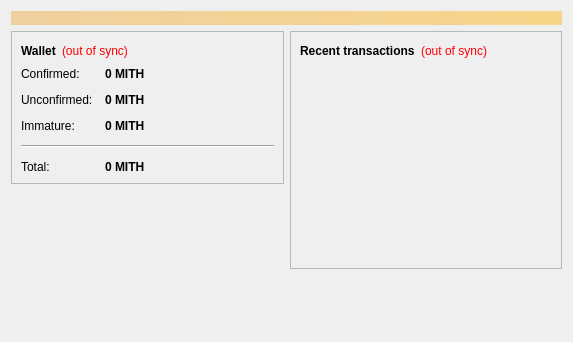
<?xml version="1.0" encoding="UTF-8"?>
<ui version="4.0">
 <class>OverviewPage</class>
 <widget class="QWidget" name="OverviewPage">
  <property name="geometry">
   <rect>
    <x>0</x>
    <y>0</y>
    <width>573</width>
    <height>342</height>
   </rect>
  </property>
  <property name="windowTitle">
   <string>Form</string>
  </property>
  <layout class="QVBoxLayout" name="topLayout">
   <item>
    <widget class="QLabel" name="labelAlerts">
     <property name="visible">
      <bool>false</bool>
     </property>
     <property name="styleSheet">
      <string notr="true">background-color: qlineargradient(x1: 0, y1: 0, x2: 1, y2: 0, stop:0 #F0D0A0, stop:1 #F8D488); color:#000000;</string>
     </property>
     <property name="wordWrap">
      <bool>true</bool>
     </property>
     <property name="margin">
      <number>3</number>
     </property>
    </widget>
   </item>
   <item>
    <layout class="QHBoxLayout" name="horizontalLayout" stretch="1,1">
     <item>
      <layout class="QVBoxLayout" name="verticalLayout_2">
       <item>
        <widget class="QFrame" name="frame">
         <property name="frameShape">
          <enum>QFrame::StyledPanel</enum>
         </property>
         <property name="frameShadow">
          <enum>QFrame::Raised</enum>
         </property>
         <layout class="QVBoxLayout" name="verticalLayout_4">
          <item>
           <layout class="QHBoxLayout" name="horizontalLayout_4">
            <item>
             <widget class="QLabel" name="label_5">
              <property name="font">
               <font>
                <weight>75</weight>
                <bold>true</bold>
               </font>
              </property>
              <property name="text">
               <string>Wallet</string>
              </property>
             </widget>
            </item>
            <item>
             <widget class="QLabel" name="labelWalletStatus">
              <property name="toolTip">
               <string>The displayed information may be out of date. Your wallet automatically synchronizes with the Mithril network after a connection is established, but this process has not completed yet.</string>
              </property>
              <property name="styleSheet">
               <string notr="true">QLabel { color: red; }</string>
              </property>
              <property name="text">
               <string notr="true">(out of sync)</string>
              </property>
              <property name="alignment">
               <set>Qt::AlignLeading|Qt::AlignLeft|Qt::AlignVCenter</set>
              </property>
             </widget>
            </item>
            <item>
             <spacer name="horizontalSpacer_2">
              <property name="orientation">
               <enum>Qt::Horizontal</enum>
              </property>
              <property name="sizeHint" stdset="0">
               <size>
                <width>40</width>
                <height>20</height>
               </size>
              </property>
             </spacer>
            </item>
           </layout>
          </item>
          <item>
           <layout class="QFormLayout" name="formLayout_2">
            <property name="fieldGrowthPolicy">
             <enum>QFormLayout::AllNonFixedFieldsGrow</enum>
            </property>
            <property name="horizontalSpacing">
             <number>12</number>
            </property>
            <property name="verticalSpacing">
             <number>12</number>
            </property>
            <item row="0" column="0">
             <widget class="QLabel" name="label">
              <property name="text">
               <string>Confirmed:</string>
              </property>
             </widget>
            </item>
            <item row="0" column="1">
             <widget class="QLabel" name="labelBalance">
              <property name="font">
               <font>
                <weight>75</weight>
                <bold>true</bold>
               </font>
              </property>
              <property name="cursor">
               <cursorShape>IBeamCursor</cursorShape>
              </property>
              <property name="toolTip">
               <string>Your current spendable balance</string>
              </property>
              <property name="text">
               <string notr="true">0 MITH</string>
              </property>
              <property name="textInteractionFlags">
               <set>Qt::LinksAccessibleByMouse|Qt::TextSelectableByKeyboard|Qt::TextSelectableByMouse</set>
              </property>
             </widget>
            </item>
            <item row="1" column="0">
             <widget class="QLabel" name="label_3">
              <property name="text">
               <string>Unconfirmed:</string>
              </property>
             </widget>
            </item>
            <item row="1" column="1">
             <widget class="QLabel" name="labelUnconfirmed">
              <property name="font">
               <font>
                <weight>75</weight>
                <bold>true</bold>
               </font>
              </property>
              <property name="cursor">
               <cursorShape>IBeamCursor</cursorShape>
              </property>
              <property name="toolTip">
               <string>Total of transactions that have yet to be confirmed, and do not yet count toward the spendable balance</string>
              </property>
              <property name="text">
               <string notr="true">0 MITH</string>
              </property>
              <property name="textInteractionFlags">
               <set>Qt::LinksAccessibleByMouse|Qt::TextSelectableByKeyboard|Qt::TextSelectableByMouse</set>
              </property>
             </widget>
            </item>
            <item row="2" column="0">
             <widget class="QLabel" name="labelImmatureText">
              <property name="text">
               <string>Immature:</string>
              </property>
             </widget>
            </item>
            <item row="2" column="1">
             <widget class="QLabel" name="labelImmature">
              <property name="font">
               <font>
                <weight>75</weight>
                <bold>true</bold>
               </font>
              </property>
              <property name="toolTip">
               <string>Mined balance that has not yet matured</string>
              </property>
              <property name="text">
               <string notr="true">0 MITH</string>
              </property>
              <property name="textInteractionFlags">
               <set>Qt::LinksAccessibleByMouse|Qt::TextSelectableByKeyboard|Qt::TextSelectableByMouse</set>
              </property>
             </widget>
            </item>
            <item row="4" column="0">
             <widget class="QLabel" name="labelTotalText">
              <property name="text">
               <string>Total:</string>
              </property>
             </widget>
            </item>
            <item row="4" column="1">
             <widget class="QLabel" name="labelTotal">
              <property name="font">
               <font>
                <weight>75</weight>
                <bold>true</bold>
               </font>
              </property>
              <property name="cursor">
               <cursorShape>IBeamCursor</cursorShape>
              </property>
              <property name="toolTip">
               <string>Your current total balance</string>
              </property>
              <property name="text">
               <string notr="true">0 MITH</string>
              </property>
              <property name="textInteractionFlags">
               <set>Qt::LinksAccessibleByMouse|Qt::TextSelectableByKeyboard|Qt::TextSelectableByMouse</set>
              </property>
             </widget>
            </item>
            <item row="3" column="0" colspan="2">
             <widget class="Line" name="line">
              <property name="orientation">
               <enum>Qt::Horizontal</enum>
              </property>
             </widget>
            </item>
           </layout>
          </item>
         </layout>
        </widget>
       </item>
       <item>
        <spacer name="verticalSpacer">
         <property name="orientation">
          <enum>Qt::Vertical</enum>
         </property>
         <property name="sizeHint" stdset="0">
          <size>
           <width>20</width>
           <height>40</height>
          </size>
         </property>
        </spacer>
       </item>
      </layout>
     </item>
     <item>
      <layout class="QVBoxLayout" name="verticalLayout_3">
       <item>
        <widget class="QFrame" name="frame_2">
         <property name="frameShape">
          <enum>QFrame::StyledPanel</enum>
         </property>
         <property name="frameShadow">
          <enum>QFrame::Raised</enum>
         </property>
         <layout class="QVBoxLayout" name="verticalLayout">
          <item>
           <layout class="QHBoxLayout" name="horizontalLayout_2">
            <item>
             <widget class="QLabel" name="label_4">
              <property name="text">
               <string>&lt;b&gt;Recent transactions&lt;/b&gt;</string>
              </property>
             </widget>
            </item>
            <item>
             <widget class="QLabel" name="labelTransactionsStatus">
              <property name="toolTip">
               <string>The displayed information may be out of date. Your wallet automatically synchronizes with the Mithril network after a connection is established, but this process has not completed yet.</string>
              </property>
              <property name="styleSheet">
               <string notr="true">QLabel { color: red; }</string>
              </property>
              <property name="text">
               <string notr="true">(out of sync)</string>
              </property>
              <property name="alignment">
               <set>Qt::AlignRight|Qt::AlignTrailing|Qt::AlignVCenter</set>
              </property>
             </widget>
            </item>
            <item>
             <spacer name="horizontalSpacer">
              <property name="orientation">
               <enum>Qt::Horizontal</enum>
              </property>
              <property name="sizeHint" stdset="0">
               <size>
                <width>40</width>
                <height>20</height>
               </size>
              </property>
             </spacer>
            </item>
           </layout>
          </item>
          <item>
           <widget class="QListView" name="listTransactions">
            <property name="styleSheet">
             <string notr="true">QListView { background: transparent; }</string>
            </property>
            <property name="frameShape">
             <enum>QFrame::NoFrame</enum>
            </property>
            <property name="verticalScrollBarPolicy">
             <enum>Qt::ScrollBarAlwaysOff</enum>
            </property>
            <property name="horizontalScrollBarPolicy">
             <enum>Qt::ScrollBarAlwaysOff</enum>
            </property>
            <property name="selectionMode">
             <enum>QAbstractItemView::NoSelection</enum>
            </property>
           </widget>
          </item>
         </layout>
        </widget>
       </item>
       <item>
        <spacer name="verticalSpacer_2">
         <property name="orientation">
          <enum>Qt::Vertical</enum>
         </property>
         <property name="sizeHint" stdset="0">
          <size>
           <width>20</width>
           <height>40</height>
          </size>
         </property>
        </spacer>
       </item>
      </layout>
     </item>
    </layout>
   </item>
  </layout>
 </widget>
 <resources/>
 <connections/>
</ui>
